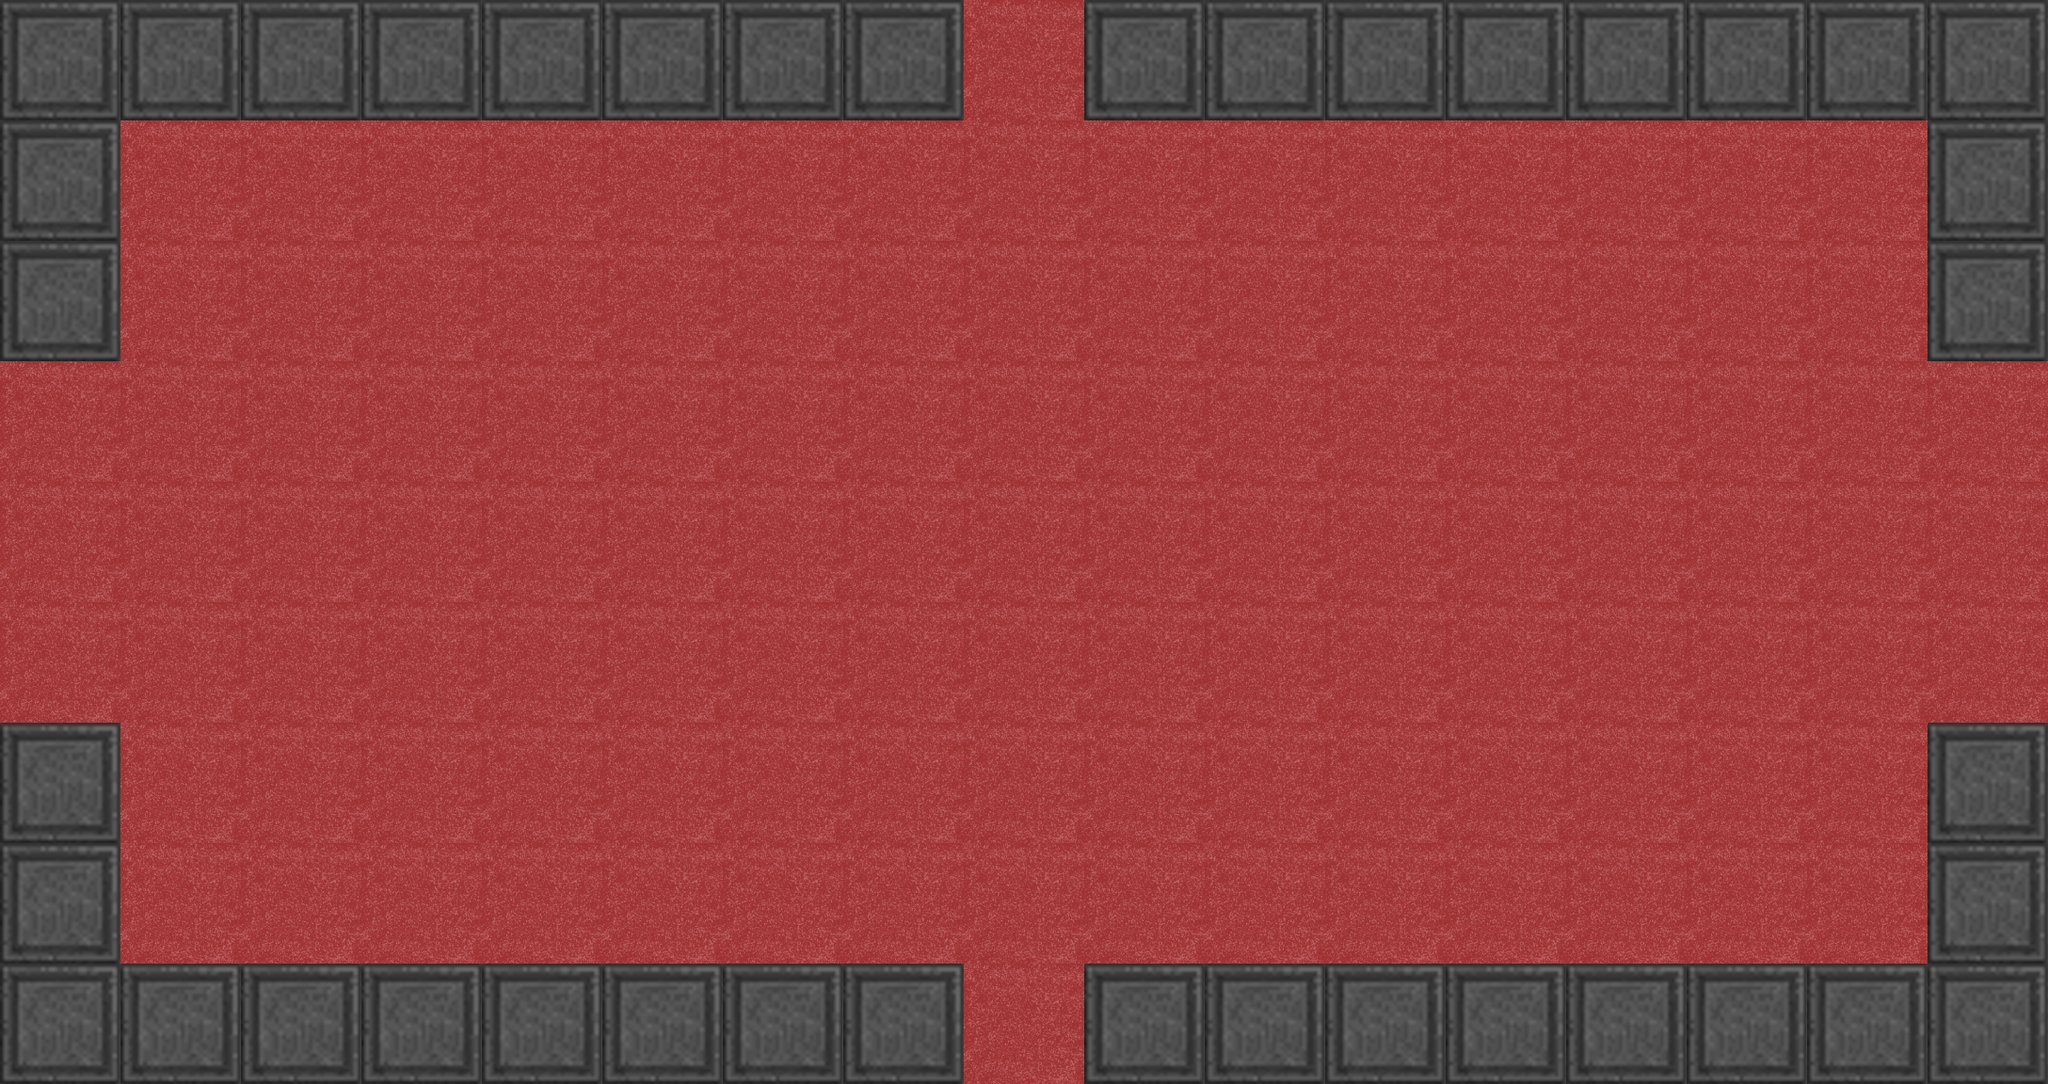

The image is a tile-based game level rendered from a .tmx file. Its description and source (layers, tilesets, objects; grid data summarised) follow:
An orthogonal 17x9 tile map with 128x128 px tiles, 2 tile layers (floor, wall_tiles), 2 tilesets and 13 objects (2x Door, Path, SakuyaNPC, Sign).

<map version="1.0" tiledversion="1.0.3" orientation="orthogonal" renderorder="right-down" width="17" height="9" tilewidth="128" tileheight="128" nextobjectid="26">
 <tileset firstgid="1" name="scarlet carpet texture" tilewidth="128" tileheight="128" tilecount="1" columns="1">
  <image source="scarlet carpet texture.png" width="128" height="128" />
 </tileset>
 <tileset firstgid="2" name="block_wall_dark_grey" tilewidth="128" tileheight="128" tilecount="16" columns="4">
  <image source="block_wall_dark_grey.png" width="512" height="512" />
 </tileset>
 <layer name="floor" width="17" height="9">
  <data>[153 cells, 153 non-empty, 1 distinct tile ids]</data>
 </layer>
 <layer name="wall_tiles" width="17" height="9">
  <data>[153 cells, 40 non-empty, 1 distinct tile ids]</data>
 </layer>
 <objectgroup name="paths">
  <object id="13" name="sakuya1_path" type="Path" x="1856" y="320">
   <polyline points="0,0 -1536,0 -1536,512 0,512" />
  </object>
 </objectgroup>
 <objectgroup name="objects">
  <object id="12" name="door-m4-south" type="Door" x="1024" y="1024" width="128" height="128">
   <properties>
    <property name="dir" value="up" />
    <property name="stairs" value="true" />
   </properties>
  </object>
  <object id="14" name="sakuya" type="SakuyaNPC" x="1792" y="256" width="128" height="128" />
  <object id="15" type="Sign" x="1280" y="128" width="128" height="128">
   <properties>
    <property name="dialog" value="sign_flans_room" />
   </properties>
  </object>
  <object id="23" name="door-m4-north" type="Door" x="1024" y="0" width="128" height="128">
   <properties>
    <property name="dir" value="down" />
   </properties>
  </object>
 </objectgroup>
 <objectgroup name="walls">
  <object id="16" x="0" y="0" width="128" height="384" />
  <object id="17" x="128" y="1024" width="896" height="128" />
  <object id="18" x="1152" y="1024" width="1024" height="128" />
  <object id="19" x="2048" y="768" width="128" height="256" />
  <object id="20" x="2048" y="0" width="128" height="384" />
  <object id="21" x="1152" y="0" width="896" height="128" />
  <object id="22" x="128" y="0" width="896" height="128" />
  <object id="25" x="0" y="768" width="128" height="384" />
 </objectgroup>
</map>
